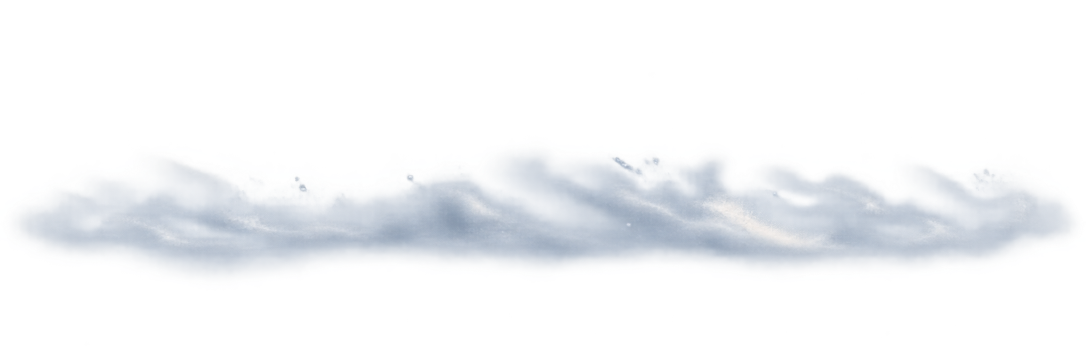
#> input picture UE5/SourceAssets/P5/FX/Source/FX_Snow_Mist_Source_v01.png, 2172 x 724 px (shown at 1/2 size)
$ python p5_export_a6_fx_candidates.py
#> lines starting #> are read from the running program, lines starting #| are printed output that depends on the picture
from __future__ import annotations

import json
from pathlib import Path

from PIL import Image, ImageDraw


ROOT = Path(__file__).resolve().parents[2]
P5_ROOT = ROOT / "UE5" / "SourceAssets" / "P5"
SOURCE_DIR = P5_ROOT / "FX" / "Source"
EXPORT_DIR = P5_ROOT / "FX" / "Exports"
MANIFEST_PATH = P5_ROOT / "Manifests" / "P5_A6_FX_manifest_v01.json"
EVIDENCE_DIR = ROOT / "UE5" / "Records" / "p5_p6_plan" / "evidence" / "P5_A6_FX"
PREVIEW_PATH = EVIDENCE_DIR / "P5_A6_FX_preview_v01.png"
LANDPUFF_PREVIEW_PATH = EVIDENCE_DIR / "P5_A6_LandPuffAtlas_preview_v01.png"


ASSETS = [
    ("FX_Snow_Mist", "FX_Snow_Mist_Source_v01.png", "exec-8e5f0e72-8773-4825-820a-639730492f67", (1024, 256), 181),
    ("FX_Avalanche_Cloud", "FX_Avalanche_Cloud_Source_v01.png", "exec-26793815-7c8d-4076-be1e-29c10f833257", (512, 512), None),
    ("FX_Avalanche_Rim", "FX_Avalanche_Rim_Source_v01.png", "exec-27155010-7e87-45de-a7f0-f28bc7219dd1", (512, 256), None),
    ("FX_Shadow_Soft", "FX_Shadow_Soft_Source_v01.png", "exec-da9df0c2-8dd1-43df-9660-4052cc9803e0", (256, 128), None),
    ("FX_Snowflake", "FX_Snowflake_Source_v01.png", "exec-7c7f0130-56a1-4544-b65b-d598430d4bb7", (64, 64), None),
]


def alpha_metrics(image: Image.Image) -> dict[str, object]:
    rgba = image.convert("RGBA")
    alpha = rgba.getchannel("A")
    hist = alpha.histogram()
    total = rgba.width * rgba.height
    return {
        "alphaBounds": list(alpha.getbbox()) if alpha.getbbox() else None,
        "transparentPixelPercent": round(hist[0] * 100 / total, 2),
        "opaquePixelPercent": round(sum(hist[250:]) * 100 / total, 2),
    }


def export_assets() -> list[dict[str, object]]:
    records = []
    for asset_id, source_name, image_gen_id, target, crop_top in ASSETS:
        source_path = SOURCE_DIR / source_name
        with Image.open(source_path) as opened:
#> opened is the input picture: PIL image 2172x724 RGBA; mean R, G, B, A 47.4, 52.6, 60.2, 33.7
            source = opened.convert("RGBA")
        source_size = source.size
#> source_size = (2172, 724)
        if crop_top is not None:
            crop_height = round(source.width * target[1] / target[0])
#> crop_height = 543
            source = source.crop((0, crop_top, source.width, crop_top + crop_height))
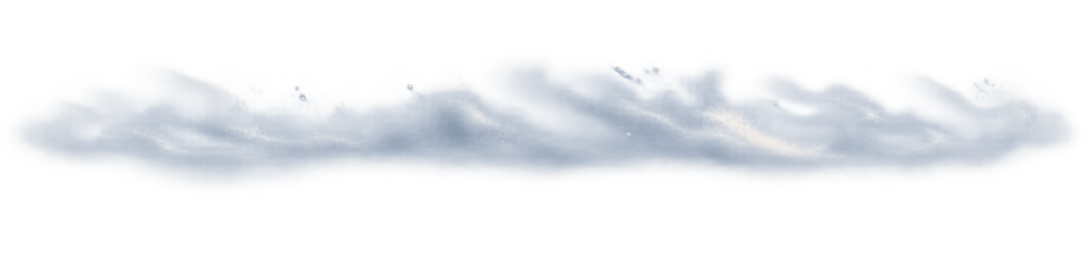
#> source: PIL image 2172x543 RGBA (shown at 1/2 size); mean R, G, B, A 63.2, 70.1, 80.2, 44.9; transparent parts drawn white
        exported = source.resize(target, Image.Resampling.LANCZOS)
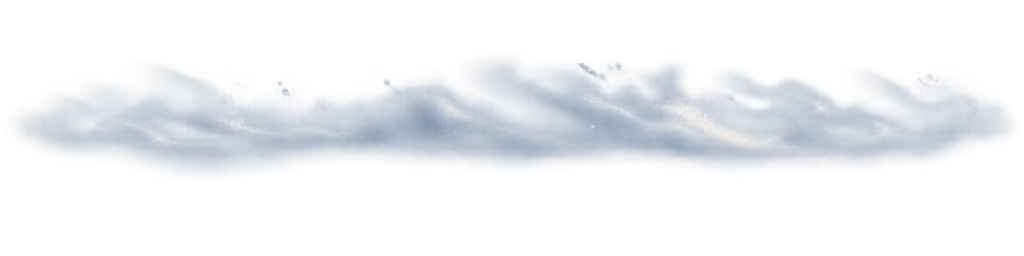
#> exported: PIL image 1024x256 RGBA; mean R, G, B, A 63.2, 70.1, 80.3, 44.9; transparent parts drawn white
        output_name = f"{asset_id}_v01_WIP.png"
        output_path = EXPORT_DIR / output_name
        exported.save(output_path, format="PNG", optimize=True)
        records.append({
            "assetId": asset_id,
            "sourceFile": str(source_path.relative_to(ROOT)).replace("\\", "/"),
            "sourceImageGenId": image_gen_id,
            "sourceDimensions": list(source_size),
            "cropTop": crop_top,
            "exportFile": str(output_path.relative_to(ROOT)).replace("\\", "/"),
            "exportDimensions": list(target),
            "format": "PNG RGBA, sRGB assumed",
            "alpha": "preserved",
            **alpha_metrics(exported),
        })
#> in alpha_metrics, `alpha = rgba.getchannel("A")`:
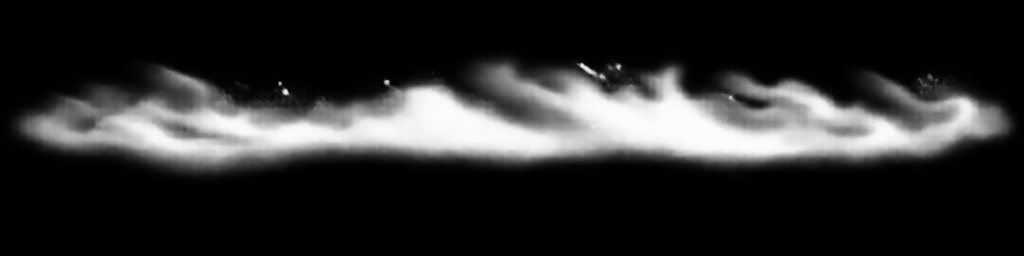
#> alpha: PIL image 1024x256 L; min 0, max 253, mean 44.9
#> in alpha_metrics, `hist = alpha.histogram()`: hist = 256 values, max 151671 at index 0, min 0 at index 254, mean 1024
#> pass 2 of the loop in export_assets, `for asset_id, source_name, image_gen_id, target, crop_top in ASSETS:`:
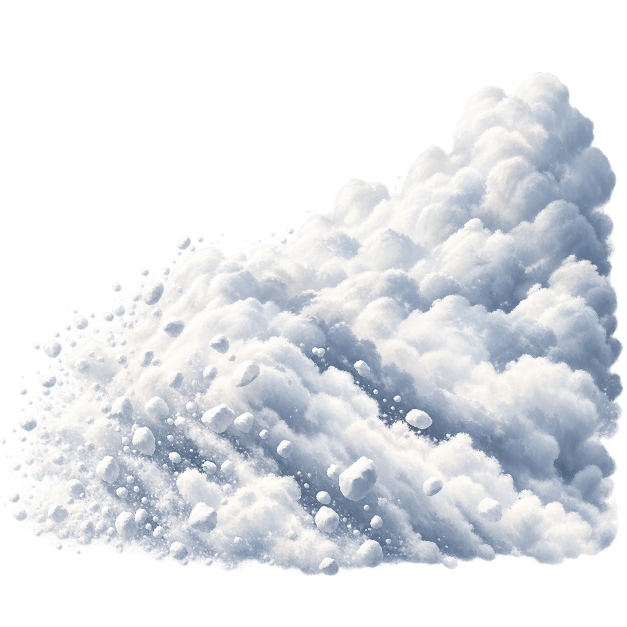
#> input picture UE5/SourceAssets/P5/FX/Source/FX_Avalanche_Cloud_Source_v01.png, 1254 x 1254 px (shown at 1/2 size)
#> in export_assets, opened is the input picture: PIL image 1254x1254 RGBA; mean R, G, B, A 114.5, 117.5, 121.7, 130
#> in export_assets, `exported = source.resize(target, Image.Resampling.LANCZOS)`:
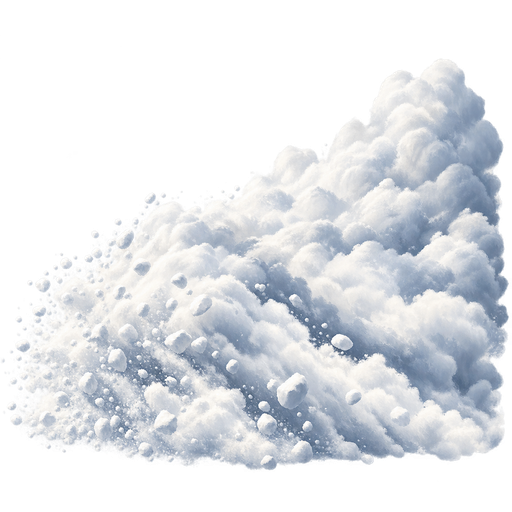
#> exported: PIL image 512x512 RGBA; mean R, G, B, A 113.5, 116.5, 120.7, 130; transparent parts drawn white
#> in alpha_metrics (call 2), `alpha = rgba.getchannel("A")`:
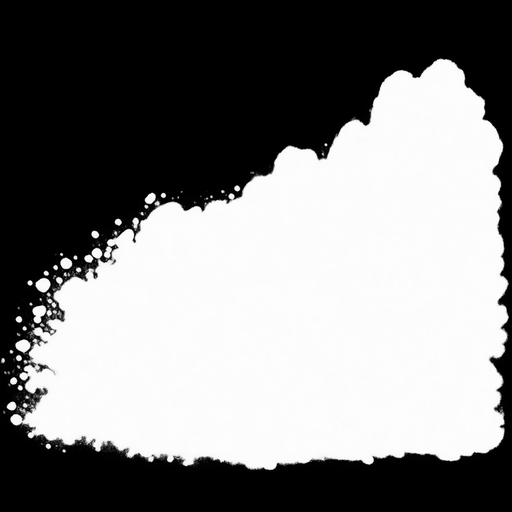
#> alpha: PIL image 512x512 L; min 0, max 255, mean 130
#> hist = 256 values, max 114001 at index 0, min 12 at index 162, mean 1024
#> pass 3 of the loop in export_assets, `for asset_id, source_name, image_gen_id, target, crop_top in ASSETS:`:
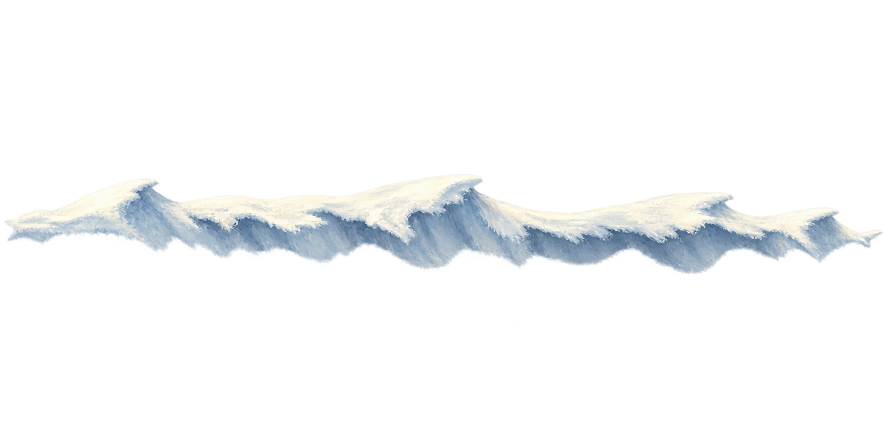
#> input picture UE5/SourceAssets/P5/FX/Source/FX_Avalanche_Rim_Source_v01.png, 1774 x 887 px (shown at 1/2 size)
#> in export_assets, opened is the input picture: PIL image 1774x887 RGBA; mean R, G, B, A 25.9, 27.8, 28.7, 29.2
#> in export_assets, `exported = source.resize(target, Image.Resampling.LANCZOS)`:
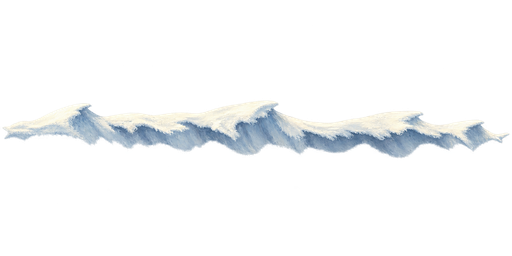
#> exported: PIL image 512x256 RGBA; mean R, G, B, A 25.6, 27.4, 28.3, 29.2; transparent parts drawn white
#> in alpha_metrics (call 3), `alpha = rgba.getchannel("A")`:
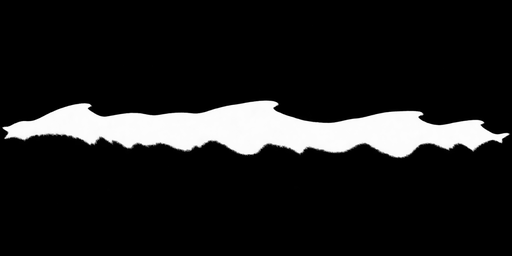
#> alpha: PIL image 512x256 L; min 0, max 255, mean 29.2
#> hist = 256 values, max 112784 at index 0, min 2 at index 59, mean 512
#> the loop made 5 passes; the first 3 are shown
    return records


# [75 lines left out: functions make_preview, export_land_puff, not called in this run]


def main() -> None:
    EXPORT_DIR.mkdir(parents=True, exist_ok=True)
    EVIDENCE_DIR.mkdir(parents=True, exist_ok=True)
    MANIFEST_PATH.parent.mkdir(parents=True, exist_ok=True)
    records = export_assets()
    land_puff = export_land_puff()
    make_preview(records)
    records.append(land_puff)
    manifest = {
        "manifestId": "P5_A6_FX",
        "version": "v01",
        "created": "2026-10-28",
        "status": "WIP; six visual candidates only; not accepted for runtime import",
        "approvedDirection": "P5 A0 natural-tone v02 scene",
        "exportTool": "UE5/Scripts/p5_export_a6_fx_candidates.py",
        "assets": records,
        "preview": str(PREVIEW_PATH.relative_to(ROOT)).replace("\\", "/"),
        "pending": [
            "UE material filtering, premultiplied alpha edge review, and intended layer-opacity tuning",
            "Avalanche/character/obstacle scene overlap and 720p readability",
            "FX_LandPuff per-frame timing and in-engine playback",
        ],
    }
    MANIFEST_PATH.write_text(json.dumps(manifest, ensure_ascii=False, indent=2) + "\n", encoding="utf-8")
    print(f"Exported {len(records)} WIP assets, including {land_puff['frameCount']} land-puff frames.")
    for record in records:
        print(f"{record['assetId']}: {record['exportDimensions']}")
    print(f"Preview: {PREVIEW_PATH}")
    print(f"Manifest: {MANIFEST_PATH}")


if __name__ == "__main__":
#> (the run stopped early here; a loop or call above may not have finished)
